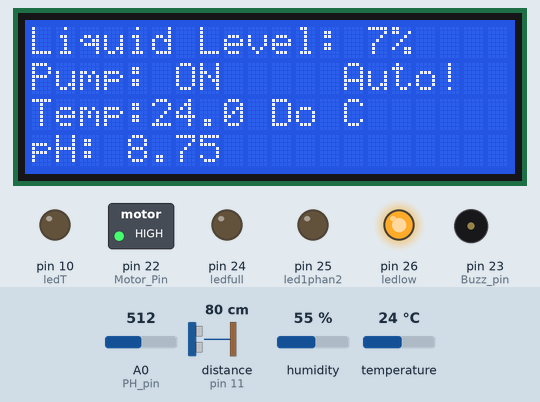
Bench run of a sketch on a simulated Arduino Mega 2560, built with avr-gcc and run on an emulated ATmega2560. On the bench: 20×4 character LCD, switched loads named in the sketch (green lamp = pin HIGH), output pins drawn as LEDs (lit = HIGH), buzzer (waves = sounding, pin HIGH). Wiring (inferred from the names in the program): ultrasonic range finder: trigger pin 12; echo pin 11. The test bench sets the inputs (shaded band); at power-on: distance to the obstacle (sensor on pin 11) 80 cm, temperature 24 °C, A0 (PH_pin) = 512, humidity 55 %. The echo pulse lasts 58.3 µs per cm; pins used as bus, display or sensor lines are not drawn; what the sketch prints to the serial monitor is not drawn.

Above: at 1.4 s.
1.5 s: distance to the obstacle (sensor on pin 11) set to 2 cm
12.8 s: temperature set to 12 °C
At 22.9 s:
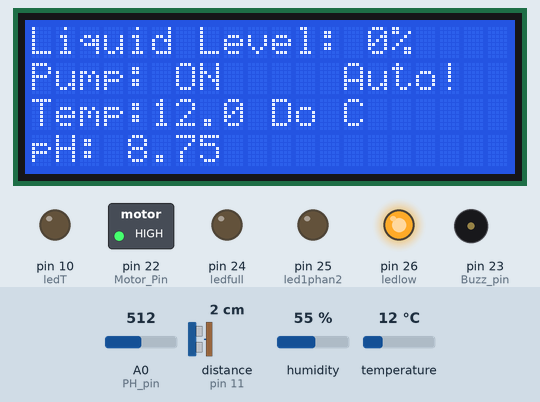
23.8 s: A0 (PH_pin) set to 716
At 34.3 s:
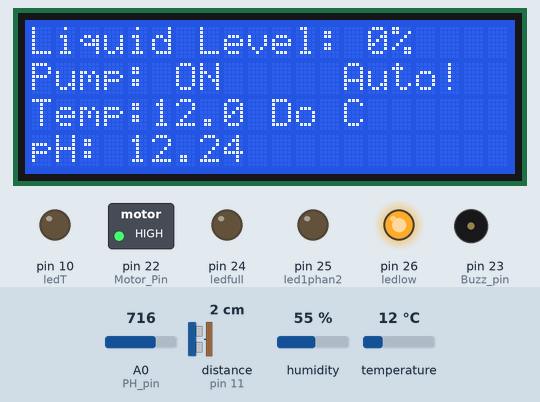
35.1 s: distance to the obstacle (sensor on pin 11) set to 18 cm
At 45.3 s:
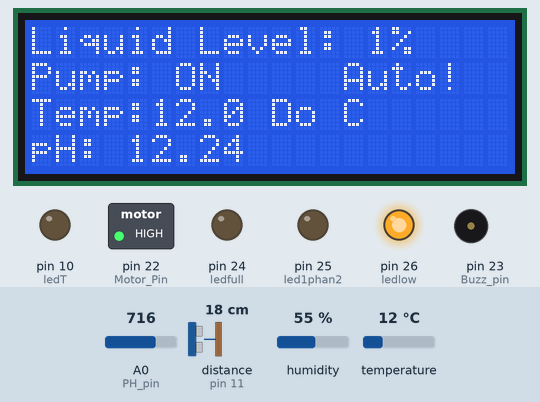
46.0 s: temperature set to 19 °C
57.1 s: A0 (PH_pin) set to 992
At 67.9 s:
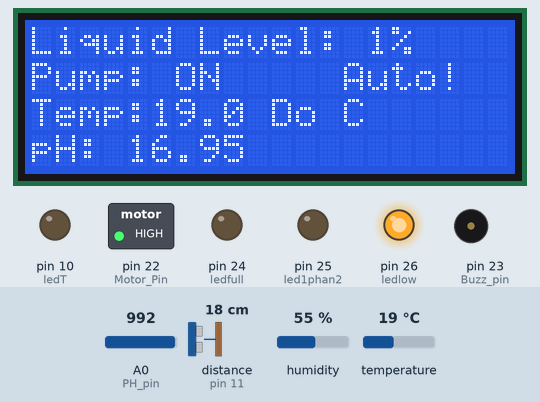
Timing chart, 0 to 69.4 s (numbered marks = the images above; inputs shaded):
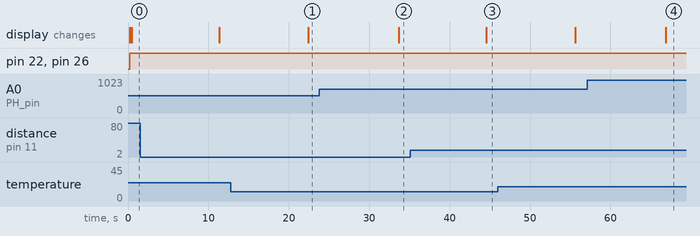

The sketch:

liquid_tank_management.ino
```cpp
#include <DHT.h>
#include <DHT_U.h>

#include <DHT.h> //THƯ VIỆN CẢM BIẾN NHIỆT ĐỘ, ĐỘ ẨM CỦA DHT22
#include <SoftwareSerial.h> //THƯ VIỆN SỬ DỤNG GSM
#include <LiquidCrystal.h> // THƯ VIỆN MÀN HÌNH LCD
SoftwareSerial SIM900(2,3);//RX=3, TX=2
LiquidCrystal lcd(9,8,7,6,5,4); // KHỞI TẠO CHÂN LCD
// KHAI BÁO CHÂN CHO SIMULINO MEGA
const int trigPin = 12;
const int echoPin = 11;
const int Motor_Pin = 22;
const int Buzz_pin = 23;
const int ledlow = 26;
const int led1phan2 = 25;
const int ledfull = 24;
const int ledT= 10;
const int DHT22_pin = 13;
const int PH_pin = A0;
DHT dht(DHT22_pin,DHT22);
long duration;   //THỜI GIAN SÓNG ÂM PHẢN HỒI             // ĐỊNH NGHĨA BIẾN:
int khoang_cach,Level;
int buf[10],alo;////KHAI BÁO MẢNG BUF VÀ BIẾN ALO
float temperature;////KHAI BÁO BIẾN LƯU TRỮ NHIEETTJ DỘ
bool Motor; // HÀM BOOL ĐỂ ĐIỀU KHIỂN MOTOR ON(OFF)
void setup()
{
  pinMode(trigPin, OUTPUT); // trigPin LÀ OUTPUT CHO CẢM BIẾN
  pinMode(echoPin, INPUT); ///echoPin là INPUT
  pinMode(Motor_Pin, OUTPUT);
  lcd.begin(20,4); //LCD CÓ 20 CỘT VÀ 4 HÀNG
  dht.begin();
  pinMode(ledlow, OUTPUT);///THIẾT LẬP ĐẦU RA BÁO ĐỘNG, CÁC LED BÁO HIỆU
  pinMode(led1phan2, OUTPUT);
  pinMode(ledfull, OUTPUT);
  pinMode(Buzz_pin, OUTPUT);
  pinMode(ledT, OUTPUT);
  SIM900.begin(9600);/////THIẾT LẬP KHỞI TẠO CHO GSM VÀ TERMINAL HIỂN THỊ THÔNG TIN GỬI
  SIM900.println("              Sending...");
  Serial.begin(9600);////THIẾT LẬP KHỞI TẠO CHO TERMINAL HIỂN THỊ THÔNG TIN NHẬN TỪ HỆ THỐNG
  Serial.println("                BELLO");
  Serial.println("     GIAM SAT MUC CHAT LONG TU XA");
  Serial.println("______________________________________");
  Serial.println();
  delay(100);
}
void loop()
{
// XÓA CHÂN trigPin
  digitalWrite(trigPin, LOW);
  delayMicroseconds(2);
  digitalWrite(trigPin, HIGH);
  delayMicroseconds(10);
  digitalWrite(trigPin, LOW);
///// ĐỌC CHÂN echoPin, TRẢ VỀ THỜI GIAN SÓNG ÂM PHẢN HỒI:
  duration = pulseIn(echoPin, HIGH);
////// TÍNH LẠI KHOẢNG CÁCH THEO CENTIMET
  khoang_cach = duration * 0.034 / 2;
  Level = map(khoang_cach, 0, 1106, 0, 100);

// IN THÔNG TIN RA LCD
  lcd.setCursor(0, 0);
  lcd.print("Liquid Level: ");
  lcd.print(Level);
  lcd.print("%     ");
  if (Level < 30) //khi mực chất lỏng < 30%
  {
    Motor = true; //motor chay
  }
  if (Level >= 99) //khi mực chất lỏng đến 99%
  {
    Motor = false; //motor ngừng HĐ
  }
  if (Motor) //khi motor HĐ(bool=true)
  {
    digitalWrite(Motor_Pin, HIGH);
    lcd.setCursor(0, 1);
    lcd.print("Pump: ON     Auto! ");
  }
  else //khi motor ngừng HĐ
  {
    digitalWrite(Motor_Pin, LOW);
    lcd.setCursor(0, 1);
    lcd.print("Pump: OFF          ");
  }


/////BÁO MỰC CHẤT LỎNG TRONG BỂ CHỨA:
  if (Level < 46)//MỰC CHẤT LỎNG THẤP:
  {
    digitalWrite(ledlow, HIGH);
  }
  else
  {
    digitalWrite(ledlow, LOW);
  }
  if (Level > 47 and Level <57)//MỰC TRUNG BÌNH:
  {
    digitalWrite(led1phan2, HIGH);
  }
  else
  {
    digitalWrite(led1phan2, LOW);
  }
  if (Level >= 99)//MỰC CHẤT LỎNG ĐÃ ĐẦY:
  {
    digitalWrite(ledfull, HIGH);
    digitalWrite(Buzz_pin, HIGH);
  }
  else
  {
    digitalWrite(ledfull, LOW);
    digitalWrite(Buzz_pin, LOW);
  }


///HIỂN THỊ NHIỆT ĐỘ TRÊN LCD VÀ BÁO ĐÈN LEDT KHI NHIỆT ĐỘ KHÔNG ỔN ĐỊNH:
  temperature=dht.readTemperature();
  lcd.setCursor(0,2);
  lcd.print("Temp:");
  lcd.print(temperature);
  lcd.setCursor(9,2);
  lcd.print(" Do C");
  delay(100);
  if(temperature<=0 or temperature>=45)
  {
    digitalWrite(ledT,HIGH);
  }
  else
  {
    digitalWrite(ledT,LOW);
  }


/////ĐO ĐỘ PH CỦA NƯỚC:
  for(int i=0;i<10;i++) //lấy 10 mẫu
  {
    buf[i]=analogRead(PH_pin);
    delay(10);
  }
  for(int i=0;i<9;i++) //sắp xếp giá trị Analog tăng
  {
    for(int j=i+1;j<10;j++)
    {
      if(buf[i]>buf[j])
      {
        alo=buf[i];
        buf[i]=buf[j];
        buf[j]=alo;
      }
    }
  }
  float avgValue=0;
  for(int i=2;i<8;i++) ///lấy giá trị trung bình(avg) của 6 giá trị ở giữa
    avgValue+=buf[i];
  float phValue=avgValue*5.0/1024/6; //chuyển Gtrị Analog sang mV
  phValue=3.5*phValue;  //chuyển mV sang giá trị pH
  lcd.setCursor(0,3);
  lcd.print("pH: ");
  lcd.print(phValue,2);
  delay(800);
  guiSMS();////GỬI SMS
}
void guiSMS() {
  if (Level >= 99) {
    SIM900.println("Sending to contact: 0123456789");//SĐT NGƯỜI NHẬN
    Serial.println("SMS from: 0987654321");// SĐT HỆ THỐNG GỬI VỀ
    Serial.println("!!!!!MUC NUOC TRONG BE DA DAY!!!!!");
    Serial.print("MUC NUOC TRONG BE LA:");
    Serial.print(Level);
    Serial.print("%     ");
    Serial.println();
  }
  if (Level <= 10) {
    SIM900.println("Sending to contact: 0123456789");//SĐT NGƯỜI NHẬN
    Serial.println("SMS from: 0987654321");// SĐT HỆ THỐNG GỬI VỀ
    Serial.println("!!!!!MUC NUOC TRONG BE SAP CAN!!!!!");
    Serial.print("MUC NUOC TRONG BE LA:");
    Serial.print(Level);
    Serial.print("%     ");
    Serial.println();
  }
  if (temperature <= 0)
  {
    SIM900.println("Sending to contact: 0123456789");//SĐT NGƯỜI NHẬN
    Serial.println("SMS from: 0987654321");// SĐT HỆ THỐNG GỬI VỀ
    Serial.println("!!!!!NHIET DO TRONG BE CHUA QUA THAP!!!!!");
    Serial.print("NHIET DO TRONG BE LA:");
    Serial.print(temperature);
    Serial.print("Do C");
    Serial.println();
  }
  if (temperature>=45)
  {
    SIM900.println("Sending to contact: 0123456789");//SĐT NGƯỜI NHẬN
    Serial.println("SMS from: 0987654321");// SĐT HỆ THỐNG GỬI VỀ
    Serial.println("!!!!!NHIET DO TRONG BE CHUA QUA CAO!!!!!");
    Serial.print("NHIET DO TRONG BE LA:");
    Serial.print(temperature);
    Serial.print("Do C");
    Serial.println();
  }
  delay(10000);
}
```

Measured:
- after the input at 12.8 s, the display: changes after 9.6 s (image 1)
- after the input at 23.8 s, the display: changes after 9.9 s (image 2)
- after the input at 35.1 s, the display: changes after 9.4 s (image 3)
- after the input at 57.1 s, the display: changes after 9.8 s (image 4)
